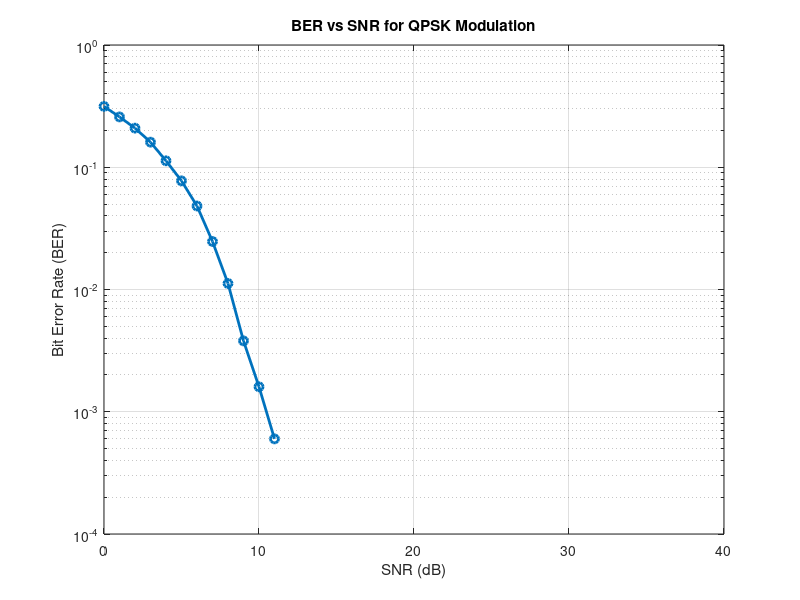

Write MATLAB code to recreate this figure. (Note: this script raises an error after producing the figure.)
clc;
clear;

%% Generate QPSK Modulated Data
N = 10000; % Number of QPSK symbols
x = randi([0 1], 1, 2*N); % Random bit generation

% QPSK Modulation
xmod = ((1-2*x(1:2:end)) + 1j * (1-2*x(2:2:end))) / sqrt(2);

% Define SNR range from 0 to 40 dB
snrdb_range = 0:1:40;
ber = zeros(size(snrdb_range)); % Initialize BER array

for idx = 1:length(snrdb_range)
    snrdb = snrdb_range(idx);
    snrlin = db2pow(snrdb);
    
    % Additive White Gaussian Noise (AWGN)
    noise = (randn(1, N) + 1j * randn(1, N)) / sqrt(2);
    
    % Received signal
    yrx = xmod + sqrt(1/snrlin) * noise;
    
    % QPSK Demodulation
    ydemod = zeros(1, 2*N);
    ydemod(1:2:end) = real(yrx) < 0; % In-phase component
    ydemod(2:2:end) = imag(yrx) < 0; % Quadrature component
    
    % BER Calculation
    BERcount = sum(xor(ydemod, x));
    ber(idx) = BERcount / N;
end

% Plot BER vs SNR for QPSK Modulation
figure;
semilogy(snrdb_range, ber, '-o', 'LineWidth', 2);
grid on;
xlabel('SNR (dB)');
ylabel('Bit Error Rate (BER)');
title('BER vs SNR for QPSK Modulation');

%% CNN for QPSK Demodulation

% Data preparation
xmod_real = real(xmod);
xmod_imag = imag(xmod);
xmod_noisy_real = real(yrx);
xmod_noisy_imag = imag(yrx);

% Reshape data for CNN input
input_data = cat(3, xmod_noisy_real, xmod_noisy_imag); % Concatenate real and imaginary parts
input_data = permute(input_data, [3 1 2]); % Permute dimensions for CNN input

output_data = cat(3, xmod_real, xmod_imag); % Concatenate real and imaginary parts for output
output_data = permute(output_data, [3 1 2]); % Permute dimensions for CNN output

% Define CNN architecture
layers = [
    imageInputLayer([2 N])   % Input layer for real and imaginary parts
    convolution2dLayer(3, 16, 'Padding', 'same')  % Convolution layer with 16 filters
    reluLayer   % ReLU activation layer
    convolution2dLayer(3, 32, 'Padding', 'same')  % Convolution layer with 32 filters
    reluLayer   % ReLU activation layer
    convolution2dLayer(3, 2, 'Padding', 'same')   % Convolution layer with 2 filters (real and imaginary output)
    ];

lgraph = layerGraph(layers);

% Training options
options = trainingOptions('adam', ...
    'MaxEpochs', 10, ...
    'MiniBatchSize', 64, ...
    'Shuffle', 'every-epoch', ...
    'Plots', 'training-progress');

% Convert data to table
input_data_tbl = array2table(input_data);
output_data_tbl = array2table(output_data);

% Train the CNN
net = trainNetwork(input_data_tbl, output_data_tbl, lgraph, options);

% Test the CNN
ypred = predict(net, input_data_tbl);

% Calculate BER for predicted symbols
ypred_real = squeeze(ypred(:, 1, :));
ypred_imag = squeeze(ypred(:, 2, :));

ypred_demod = zeros(1, 2*N);
ypred_demod(1:2:end) = ypred_real < 0; % In-phase component
ypred_demod(2:2:end) = ypred_imag < 0; % Quadrature component

BERcount_cnn = sum(xor(ypred_demod, x));
ber_cnn = BERcount_cnn / N;

fprintf('BER using CNN: %.6f\n', ber_cnn);
